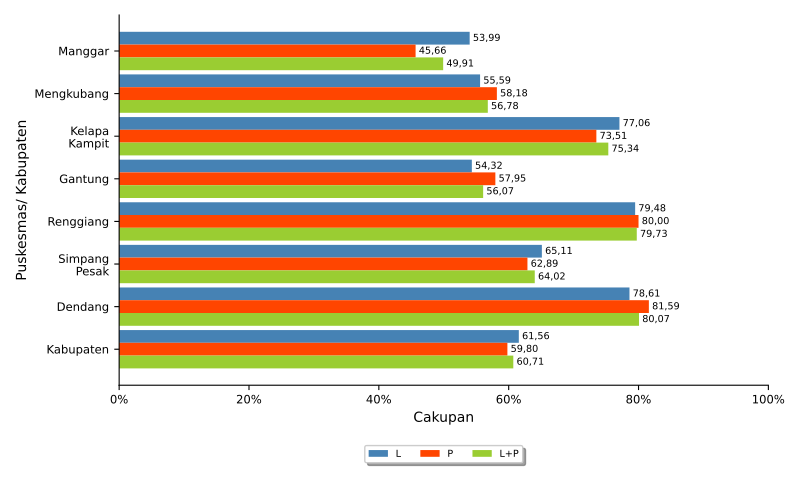

Write Python code to recreate this figure.
import numpy as np
import matplotlib.pyplot as plt
import pandas
from textwrap import wrap
from matplotlib.ticker import FuncFormatter
import locale
locale.setlocale(locale.LC_ALL, 'id_ID.UTF8')

import sys, os, inspect
currentdir = os.path.dirname(os.path.abspath(inspect.getfile(inspect.currentframe())))
parentdir = os.path.dirname(currentdir)
sys.path.insert(0, parentdir)

berkasData = currentdir +'\\bab_05_24_dataBalitaDitimbang.csv'
berkasSimpan = currentdir +'\\bab_05_24_balitaDitimbang.pdf'
# judulDiagram = 'Cakupan Balita Ditimbang\nTahun 2021'
sumbuX = 'Cakupan'
sumbuY = 'Puskesmas/ Kabupaten'
tickerSumbuX = np.arange(0,110,20)
labelBar1 = 'L'
labelBar2 = 'P'
labelBar3 = 'L+P'

# read data file
colnames = ['puskesmas','L','P','LP']
data = pandas.read_csv(berkasData, names=colnames, sep=';')
puskesmas = data.puskesmas.tolist()
bar1 = data.L.tolist()
bar2 = data.P.tolist()
bar3 = data.LP.tolist()

ind = np.arange(len(puskesmas))  # the x locations for the groups
width = 0.3       # the width of the bars
widthDL = 0.5      # spacing for data labels

# make bars
fig, ax = plt.subplots()
rects1 = ax.barh(ind, bar1, width, color='steelblue', label=labelBar1)
rects2 = ax.barh(ind + width, bar2, width, color='orangered', label = labelBar2)
rects3 = ax.barh(ind + 2*width, bar3, width, color='yellowgreen', label = labelBar3)

# add some text for labels, title and axes ticks
# ax.set_title(judulDiagram)
ax.set_xticks(tickerSumbuX)
ax.set_xlabel(sumbuX)
ax.xaxis.set_major_formatter(FuncFormatter(lambda x, pos: "{:n}%".format(x)))

ax.set_yticks(ind+width)
ax.set_yticklabels(list([ '\n'.join(wrap(l, 10)) for l in puskesmas ]))
ax.invert_yaxis()
ax.set_ylabel(sumbuY)

ax.tick_params(axis='both', which='major', labelsize='small')
ax.spines['top'].set_visible(False)
ax.spines['right'].set_visible(False)

# make legend box
box = ax.get_position()
ax.set_position([box.x0, box.y0 + box.height * 0.1, box.width, box.height * 0.9])
ax.legend(fontsize='x-small', loc='upper center', bbox_to_anchor=(0.5, -0.15), fancybox=True, shadow=True, ncol=3)

# add data label
for i, v in enumerate(bar1):
    ax.text(v + widthDL, i, locale.format_string("%.2f", v), ha='left', va='center', fontsize='x-small')
for i, v in enumerate(bar2):
    ax.text(v + widthDL, i + width, locale.format_string("%.2f", v), ha='left', va='center', fontsize='x-small')
for i, v in enumerate(bar3):
    ax.text(v + widthDL, i + 2*width, locale.format_string("%.2f", v), ha='left', va='center', fontsize='x-small')

# finishing
pyrfig = plt.figure(1)
pyrfig.set_figwidth(8)
pyrfig.set_figheight(5)
# tight_layout to make consistent size
# adjust subplot to make room for legend
fig.subplots_adjust(bottom=-0.15)
plt.tight_layout()
plt.savefig(berkasSimpan)
plt.close(pyrfig)
# plt.show()
